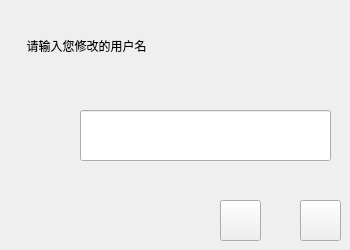
      <widget class="QWidget" name="page_11">
       <widget class="QLabel" name="label_10">
        <property name="geometry">
         <rect>
          <x>10</x>
          <y>30</y>
          <width>201</width>
          <height>31</height>
         </rect>
        </property>
        <property name="styleSheet">
         <string notr="true">border-image: url(:/background/Images/background/cata_normal.png);
font: 75 12pt &quot;微软雅黑&quot;;</string>
        </property>
        <property name="text">
         <string>     请输入您修改的用户名</string>
        </property>
       </widget>
       <widget class="QLineEdit" name="lineEdit">
        <property name="geometry">
         <rect>
          <x>80</x>
          <y>110</y>
          <width>251</width>
          <height>51</height>
         </rect>
        </property>
        <property name="styleSheet">
         <string notr="true">border-image: url(:/background/Images/background/list_normal.png);
font: 75 16pt &quot;微软雅黑&quot;;</string>
        </property>
        <property name="text">
         <string/>
        </property>
       </widget>
       <widget class="QPushButton" name="pushButton_14">
        <property name="geometry">
         <rect>
          <x>220</x>
          <y>200</y>
          <width>41</width>
          <height>41</height>
         </rect>
        </property>
        <property name="styleSheet">
         <string notr="true">border-image: url(:/icon/Images/icon/ok_normal.png);</string>
        </property>
        <property name="text">
         <string/>
        </property>
       </widget>
       <widget class="QPushButton" name="pushButton_15">
        <property name="geometry">
         <rect>
          <x>300</x>
          <y>200</y>
          <width>41</width>
          <height>41</height>
         </rect>
        </property>
        <property name="styleSheet">
         <string notr="true">border-image: url(:/icon/Images/icon/cancel_normal.png);</string>
        </property>
        <property name="text">
         <string/>
        </property>
       </widget>
      </widget>
